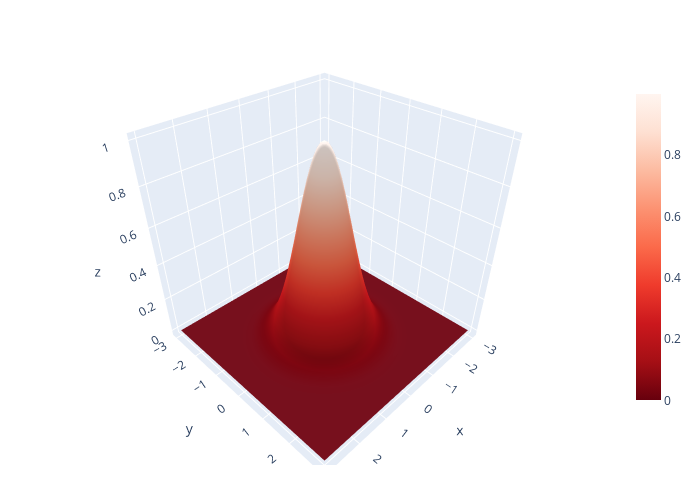

Notebook code for this chart:
### Code cell
fig = go.Figure()
fig.add_surface(x=X, y=Y, z=Z, colorscale='Reds_r', colorbar_thickness=25, colorbar_len=0.75)
fig.update_layout(autosize=False,
                  width=700, height=500,
                  margin=dict(l=35, r=30, b=35, t=30))
fig.show()
